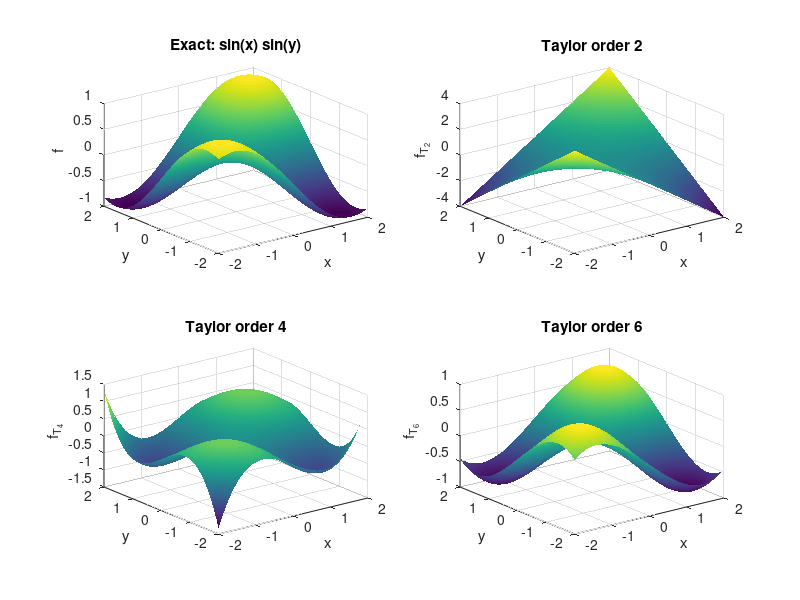
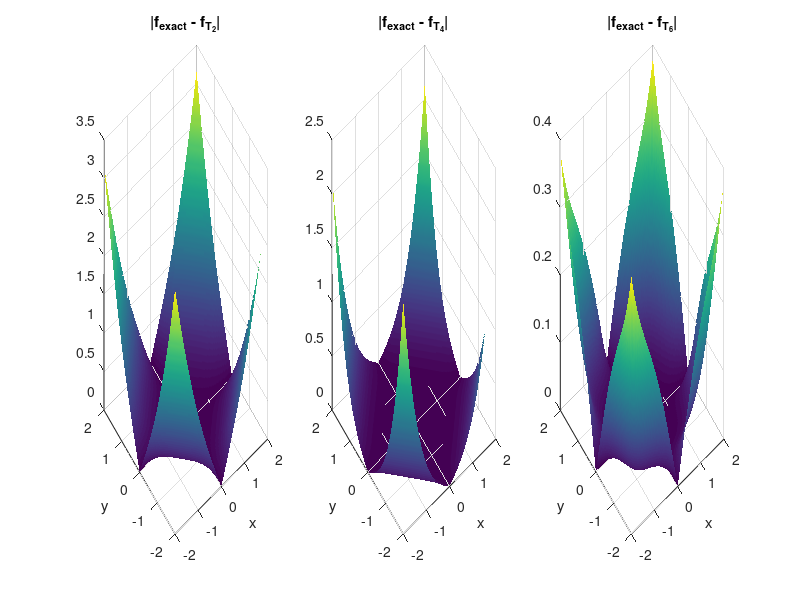

The MATLAB source for these figures, in order:
%% 02_taylor_sin_2D.m
%  Compare sin(x)*sin(y) and its bivariate Taylor truncations of total
%  degree N = 2, 4, 6, on the square [-2, 2]^2. Also plot the absolute
%  error |f_exact - f_T| for each order.
%
%  (Derived from test_Taylor_fuctionsinus2D.m and Test_Taylor_fuction_Sinus2DN.m)
%
%  Author : M. JANANE ALLAH (Medium Article 1, FDM Fundamentals)

clc; close all;

%% 2D domain
x = linspace(-2, 2, 200);
y = linspace(-2, 2, 200);
[X, Y] = meshgrid(x, y);

%% Exact reference
f_exact = sin(X) .* sin(Y);

%% Truncations of total degree 2, 4 and 6
f_T2 = X .* Y;

f_T4 = X .* Y ...
     - (X.^3 .* Y) / factorial(3) ...
     - (X .* Y.^3) / factorial(3);

f_T6 = X .* Y ...
     - (X.^3 .* Y) / factorial(3) ...
     - (X .* Y.^3) / factorial(3) ...
     + (X.^3 .* Y.^3) / (factorial(3)*factorial(3));

%% Generic helper (alternative to the hand-tuned formulas above)
% Uncomment to use the reusable function:
%   f_T_generic = Taylor2D_sin(6, X, Y);

%% Figure 1: exact vs truncations
figure('Color', 'w', 'Position', [50 50 1100 800]);

subplot(2,2,1); surf(X, Y, f_exact); shading interp;
title('Exact: sin(x) sin(y)'); xlabel('x'); ylabel('y'); zlabel('f');

subplot(2,2,2); surf(X, Y, f_T2); shading interp;
title('Taylor order 2'); xlabel('x'); ylabel('y'); zlabel('f_{T_2}');

subplot(2,2,3); surf(X, Y, f_T4); shading interp;
title('Taylor order 4'); xlabel('x'); ylabel('y'); zlabel('f_{T_4}');

subplot(2,2,4); surf(X, Y, f_T6); shading interp;
title('Taylor order 6'); xlabel('x'); ylabel('y'); zlabel('f_{T_6}');

%% Figure 2: absolute errors
figure('Color', 'w', 'Position', [80 600 1200 350]);

subplot(1,3,1); surf(X, Y, abs(f_exact - f_T2)); shading interp;
title('|f_{exact} - f_{T_2}|'); xlabel('x'); ylabel('y');

subplot(1,3,2); surf(X, Y, abs(f_exact - f_T4)); shading interp;
title('|f_{exact} - f_{T_4}|'); xlabel('x'); ylabel('y');

subplot(1,3,3); surf(X, Y, abs(f_exact - f_T6)); shading interp;
title('|f_{exact} - f_{T_6}|'); xlabel('x'); ylabel('y');

%% Quantitative summary
fprintf('Maximum absolute error:\n');
fprintf('  order 2 : %.3e\n', max(abs(f_exact(:) - f_T2(:))));
fprintf('  order 4 : %.3e\n', max(abs(f_exact(:) - f_T4(:))));
fprintf('  order 6 : %.3e\n', max(abs(f_exact(:) - f_T6(:))));
